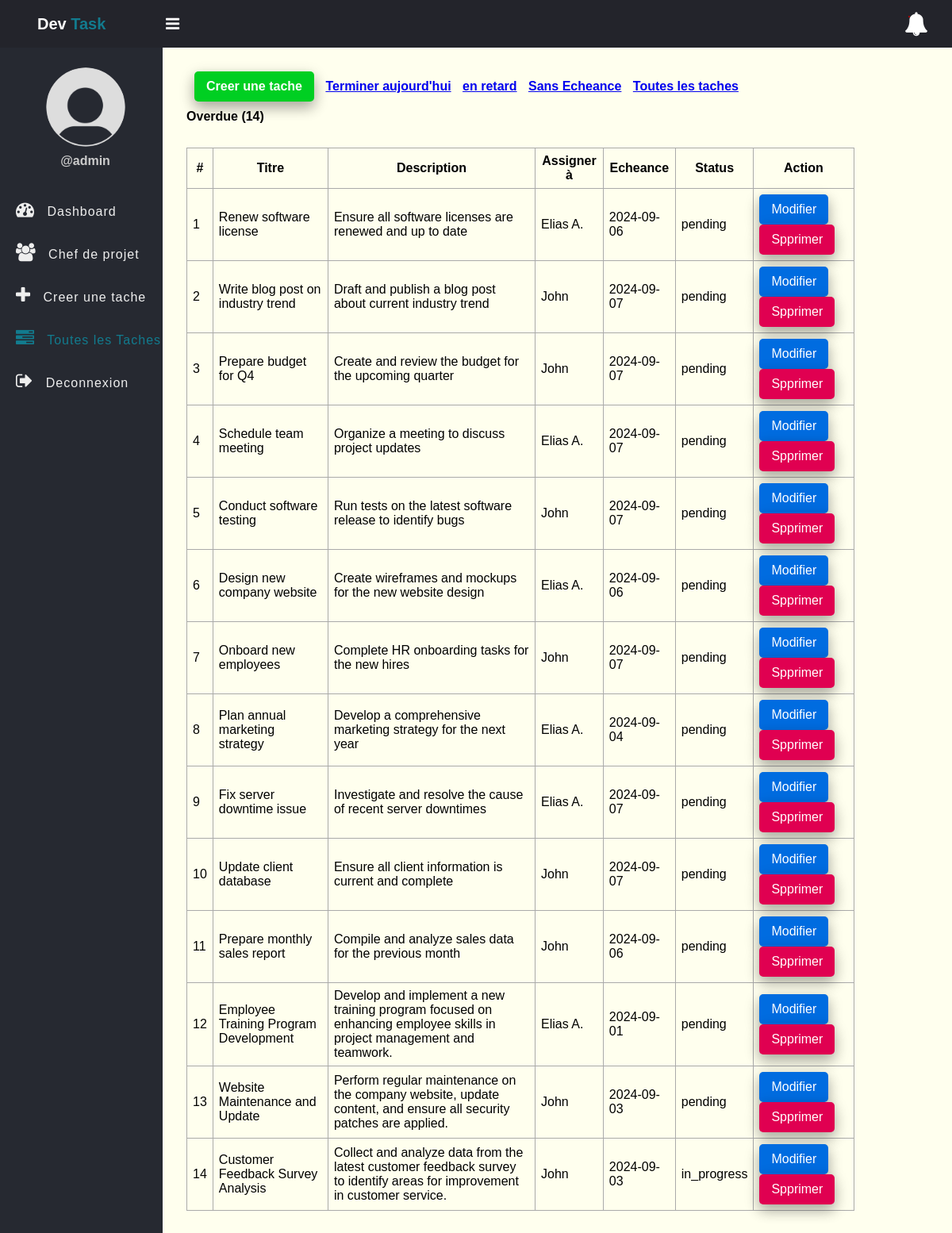
/tasks.php?due_date=Overdue (signed in), run on an earlier commit of the app's database.
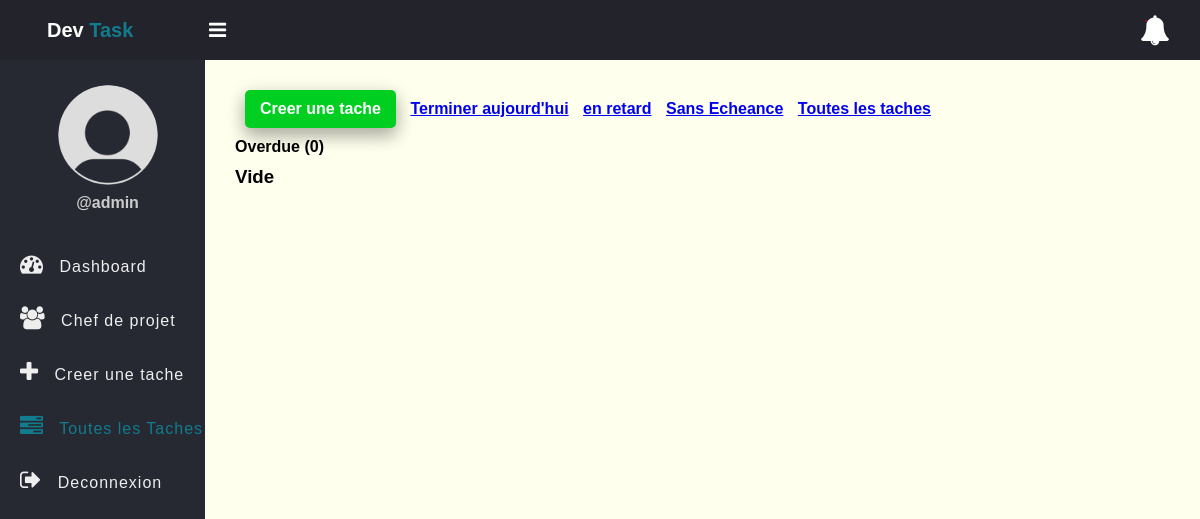
And on a later commit of the database.
### tables this page shows
CREATE TABLE `tasks` (
  `id` int(11) NOT NULL,
  `title` varchar(100) NOT NULL,
  `description` text DEFAULT NULL,
  `assigned_to` int(11) DEFAULT NULL,
  `due_date` date DEFAULT NULL,
  `status` enum('pending','in_process','completed') DEFAULT 'pending',
  `created_at` timestamp NOT NULL DEFAULT current_timestamp()
);

CREATE TABLE `users` (
  `id` int(11) NOT NULL,
  `full_name` varchar(50) NOT NULL,
  `username` varchar(50) NOT NULL,
  `password` varchar(255) NOT NULL,
  `role` enum('admin','employee') NOT NULL,
  `created_at` timestamp NOT NULL DEFAULT current_timestamp()
);

### app/Model/Task.php (called while the page is built, shortened)
<?php
function get_all_tasks_overdue($conn){
	$sql = "SELECT * FROM tasks WHERE due_date < CURDATE() AND status != 'completed' ORDER BY id DESC";
	$stmt = $conn->prepare($sql);
	$stmt->execute([]);
	if($stmt->rowCount() > 0){
		$tasks = $stmt->fetchAll();
	}else $tasks = 0;
	return $tasks;
}
function count_tasks_overdue($conn){
	$sql = "SELECT id FROM tasks WHERE due_date < CURDATE() AND status != 'completed'";
	$stmt = $conn->prepare($sql);
	$stmt->execute([]);
	return $stmt->rowCount();
}

### app/Model/User.php (called while the page is built, shortened)
<?php
function get_all_users($conn){
	$sql = "SELECT * FROM users WHERE role =? ";
	$stmt = $conn->prepare($sql);
	$stmt->execute(["employee"]);
	if($stmt->rowCount() > 0){
		$users = $stmt->fetchAll();
	}else $users = 0;
	return $users;
}

### tasks.php (the view, shortened to what this page needs)
<?php
if (isset($_SESSION['role']) && isset($_SESSION['id']) && $_SESSION['role'] == "admin") {
    include "DB_connection.php";
    include "app/Model/Task.php";
    include "app/Model/User.php";
    $text = "All Task";
    if (isset($_GET['due_date']) &&  $_GET['due_date'] == "Due Today") {
    	$text = "Due Today";
      $tasks = get_all_tasks_due_today($conn);
      $num_task = count_tasks_due_today($conn);
    }else if (isset($_GET['due_date']) &&  $_GET['due_date'] == "Overdue") {
    	$text = "Overdue";
      $tasks = get_all_tasks_overdue($conn);
      $num_task = count_tasks_overdue($conn);
    }else if (isset($_GET['due_date']) &&  $_GET['due_date'] == "No Deadline") {
    	$text = "No Deadline";
      $tasks = get_all_tasks_NoDeadline($conn);
      $num_task = count_tasks_NoDeadline($conn);
    }else{
    	 $tasks = get_all_tasks($conn);
       $num_task = count_tasks($conn);
    }
    $users = get_all_users($conn);
 ?>
<!DOCTYPE html>
<html>
<head>
	<link rel="stylesheet" href="https://stackpath.bootstrapcdn.com/font-awesome/4.7.0/css/font-awesome.min.css">
	<link rel="stylesheet" href="css/style.css">
</head>
<body>
	<?php include "inc/header.php" ?>
	<div class="body">
		<?php include "inc/nav.php" ?>
		<section class="section-1">
			<h4 class="title-2">
				<a href="create_task.php" class="btn">Creer une tache</a>
				<a href="tasks.php?due_date=Due Today">Terminer aujourd'hui</a>
				<a href="tasks.php?due_date=Overdue">en retard</a>
				<a href="tasks.php?due_date=No Deadline">Sans Echeance</a>
				<a href="tasks.php">Toutes les taches</a>
			</h4>
         <h4 class="title-2"><?=$text?> (<?=$num_task?>)</h4>
			<?php if ($tasks != 0) { ?>
			<table class="main-table">
				<tr>
					<th>#</th>
					<th>Titre</th>
					<th>Description</th>
					<th>Assigner à</th>
					<th>Echeance</th>
					<th>Status</th>
					<th>Action</th>
				</tr>
				<?php $i=0; foreach ($tasks as $task) { ?>
				<tr>
					<td><?=++$i?></td>
					<td><?=$task['title']?></td>
					<td><?=$task['description']?></td>
					<td>
						<?php
                  foreach ($users as $user) {
						if($user['id'] == $task['assigned_to']){
							echo $user['full_name'];
						}}?>
	            </td>
	            <td><?php if($task['due_date'] == "") echo "No Deadline";
	                      else echo $task['due_date'];
	               ?></td>
	            <td><?=$task['status']?></td>
					<td>
						<a href="edit-task.php?id=<?=$task['id']?>" class="edit-btn">Modifier</a>
						<a href="delete-task.php?id=<?=$task['id']?>" class="delete-btn">Spprimer</a>
					</td>
				</tr>
			   <?php	} ?>
			</table>
		<?php }else { ?>
			<h3>Vide</h3>
		<?php  }?>
		</section>
	</div>
</body>
</html>
<?php }else{
   $em = "First login";
   header("Location: login.php?error=$em");
   exit();
}
 ?>

What changed in the data, as far as the page shows it:
removed tasks: title "Renew software license", description "Ensure all software licenses are renewed and up to date", due_date "2024-09-06", status "pending"
removed users: full_name "Elias A."
removed tasks: title "Write blog post on industry trend", description "Draft and publish a blog post about current industry trend", due_date "2024-09-07", status "pending"
removed users: full_name "John"
removed tasks: title "Prepare budget for Q4", description "Create and review the budget for the upcoming quarter", due_date "2024-09-07", status "pending"
removed tasks: title "Schedule team meeting", description "Organize a meeting to discuss project updates", due_date "2024-09-07", status "pending"
removed tasks: title "Conduct software testing", description "Run tests on the latest software release to identify bugs", due_date "2024-09-07", status "pending"
removed tasks: title "Design new company website", description "Create wireframes and mockups for the new website design", due_date "2024-09-06", status "pending"
removed tasks: title "Onboard new employees", description "Complete HR onboarding tasks for the new hires", due_date "2024-09-07", status "pending"
removed tasks: title "Plan annual marketing strategy", description "Develop a comprehensive marketing strategy for the next year", due_date "2024-09-04", status "pending"
removed tasks: title "Fix server downtime issue", description "Investigate and resolve the cause of recent server downtimes", due_date "2024-09-07", status "pending"
removed tasks: title "Update client database", description "Ensure all client information is current and complete", due_date "2024-09-07", status "pending"
removed tasks: title "Prepare monthly sales report", description "Compile and analyze sales data for the previous month", due_date "2024-09-06", status "pending"
removed tasks: title "Employee Training Program Development", description "Develop and implement a new training program focused on enhancing employee skills in project management and teamwork.", due_date "2024-09-01", status "pending"
removed tasks: title "Website Maintenance and Update", description "Perform regular maintenance on the company website, update content, and ensure all security patches are applied.", due_date "2024-09-03", status "pending"
removed tasks: title "Customer Feedback Survey Analysis", description "Collect and analyze data from the latest customer feedback survey to identify areas for improvement in customer service.", due_date "2024-09-03", status "in_progress"
Also different on the page:
$num_task: "14" → "0"
text no longer shown: "# Titre Description Assigner à Echeance Status Action"
text now shown: "Vide"
